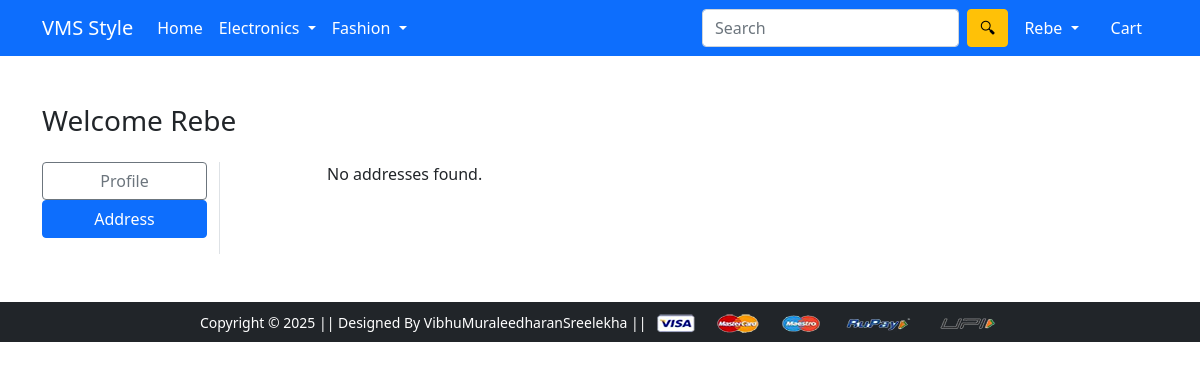
The page /address/ (signed in) on the database as committed earlier.
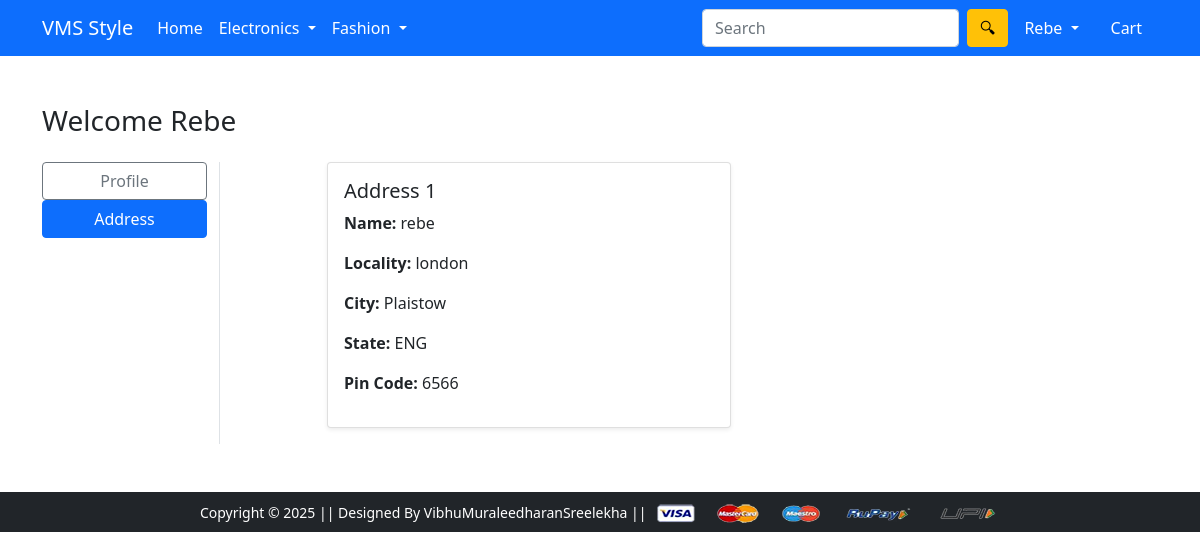
The same page on the database as committed later.
### app/models.py (models this page shows, shortened)
class Customer(models.Model):
    user = models.ForeignKey(User, on_delete=models.CASCADE)
    name = models.CharField(max_length=100)
    locality = models.CharField(max_length=255)
    city = models.CharField(max_length=100)
    state = models.CharField(max_length=50, choices=STATE_CHOICES)
    zipcode = models.IntegerField()

### app/views.py (the view)
# urls.py: path('address/', views.address, name='address'),
@login_required
def address(request):
    add = Customer.objects.filter(user=request.user)
    return render(request, 'app/address.html', {'add': add, 'active': 'btn-primary'})

### app/templates/app/address.html (shortened to what this page needs)
{% extends 'app/base.html' %}
{% load static %}
{% block main-content %}
<div class="container my-5">
  <div class="row">
    <div class="col-12 mb-3">
      <h3>Welcome <span class="text-capitalize">{{ request.user }}</span></h3>
    </div>
    <div class="col-sm-2 border-end">
      <ul class="list-unstyled">
        <li class="d-grid">
          <a href="{% url 'profile' %}" class="btn btn-outline-secondary">Profile</a>
        </li>
        <li class="d-grid">
          <a href="{% url 'address' %}" class="btn btn-primary">Address</a>
        </li>
      </ul>
    </div>
    <div class="col-sm-9 offset-sm-1">
      <div class="row">
        {% if add %}
          {% for ad in add %}
          <div class="col-sm-6">
            <div class="card mb-3 shadow-sm">
              <div class="card-body">
                <h5 class="card-title">Address {{ forloop.counter }}</h5>
                <p><strong>Name:</strong> {{ ad.name }}</p>
                <p><strong>Locality:</strong> {{ ad.locality }}</p>
                <p><strong>City:</strong> {{ ad.city }}</p>
                <p><strong>State:</strong> {{ ad.state }}</p>
                <p><strong>Pin Code:</strong> {{ ad.zipcode }}</p>
              </div>
            </div>
          </div>
          {% endfor %}
        {% else %}
          <p>No addresses found.</p>
        {% endif %}
      </div>
    </div>
  </div>
</div>
{% endblock main-content %}

Rows that differ between the two databases and show on the page:
added Customer: name "rebe", locality "london", city "Plaistow", state "ENG", zipcode "6566"
Other text that changed with them:
text no longer shown: "No addresses found."
